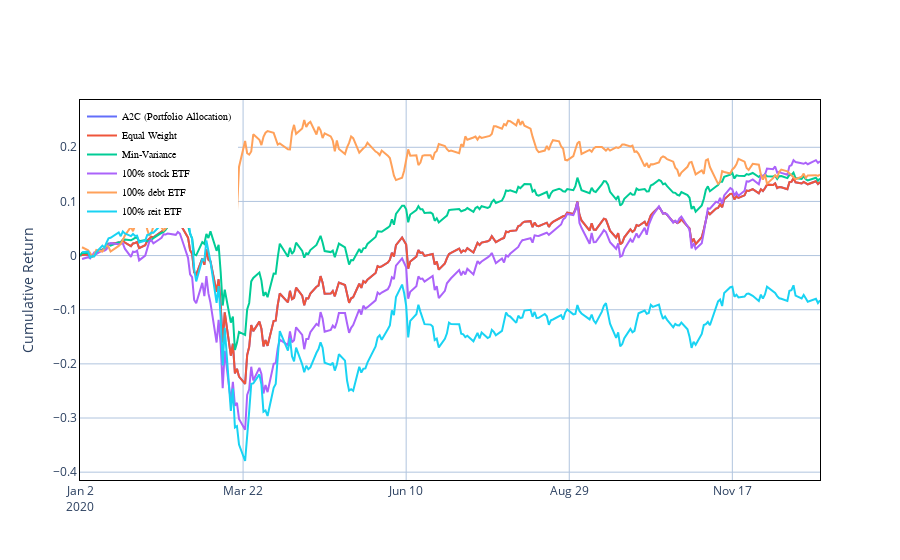

Here is the notebook cell this chart was saved with:
### Code cell
# evaluate multi strategy
base = pd.read_csv('./AI_Trading/results/df_daily_return_base_12.csv', index_col='date')
mdd = pd.read_csv('./AI_Trading/results/df_daily_return_mdd_12.csv', index_col='date')
sharpe = pd.read_csv('./AI_Trading/results/df_daily_return_sharpe_12.csv', index_col='date')
minReturn = pd.read_csv('./AI_Trading/results/df_daily_return_minReturn_12.csv', index_col='date')
cumulativeReturnPlot(base.daily_return, mdd.daily_return, minReturn.daily_return, stock_returns, debt_returns, reit_returns)

### Figure 1 — Plotly figure (JSON) as saved in the notebook; plotly's stock layout.template omitted (floating-point values rounded to 4 significant figures; data arrays with more than 128 entries replaced by an {"elided": "..."} marker saying what was removed)
{"data": [{"mode": "lines", "name": "A2C (Portfolio Allocation)", "type": "scatter", "x": {"elided": "252 str values"}, "y": {"elided": "252 float values"}}, {"mode": "lines", "name": "Equal Weight", "type": "scatter", "x": {"elided": "252 str values"}, "y": {"elided": "252 float values"}}, {"mode": "lines", "name": "Min-Variance", "type": "scatter", "x": {"elided": "252 str values"}, "y": {"elided": "252 float values"}}, {"mode": "lines", "name": "100% stock ETF", "type": "scatter", "x": {"elided": "252 str values"}, "y": {"elided": "252 float values"}}, {"mode": "lines", "name": "100% debt ETF", "type": "scatter", "x": {"elided": "252 str values"}, "y": {"elided": "252 float values"}}, {"mode": "lines", "name": "100% reit ETF", "type": "scatter", "x": {"elided": "252 str values"}, "y": {"elided": "252 float values"}}], "layout": {"legend": {"bgcolor": "White", "bordercolor": "white", "borderwidth": 2, "font": {"color": "black", "family": "sans-serif", "size": 10}, "traceorder": "normal", "x": 0, "y": 1}, "paper_bgcolor": "rgba(1,1,0,0)", "plot_bgcolor": "rgba(1, 1, 0, 0)", "title": {"x": 0.5, "xanchor": "center", "y": 0.85, "yanchor": "top"}, "xaxis": {"dtick": 6912000000, "gridcolor": "LightSteelBlue", "gridwidth": 1, "linecolor": "black", "mirror": true, "showgrid": true, "showline": true, "tick0": "2020-01-02", "tickmode": "linear", "type": "date"}, "yaxis": {"gridcolor": "LightSteelBlue", "gridwidth": 1, "linecolor": "black", "mirror": true, "showgrid": true, "showline": true, "title": {"text": "Cumulative Return"}, "zeroline": true, "zerolinecolor": "LightSteelBlue", "zerolinewidth": 1}}}
